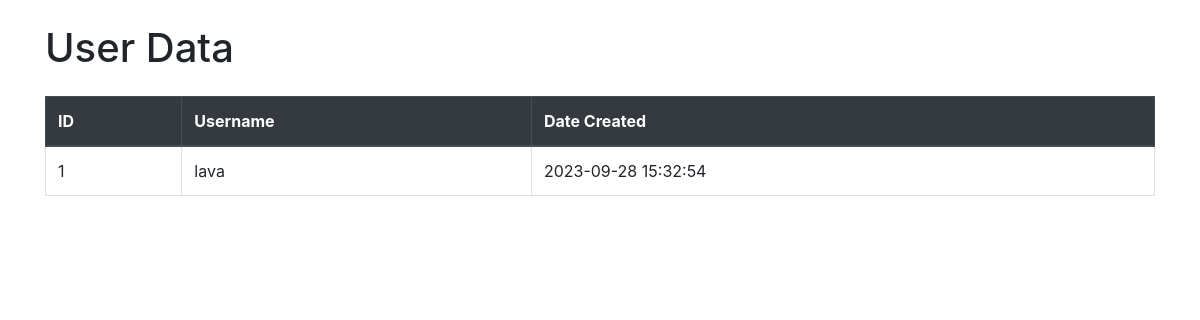
Page /users (signed in) on the earlier database version.
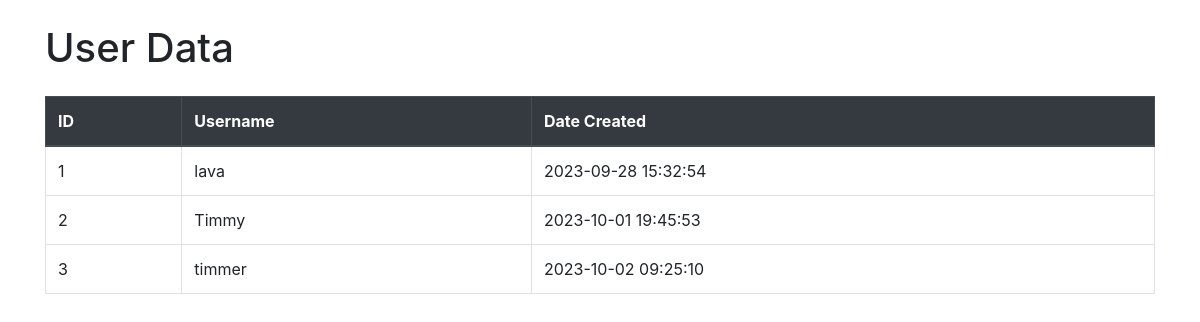
Same page on the later database version.
### app.py (models this page shows, shortened)
class User(db.Model):
    id = db.Column(db.Integer, primary_key=True)
    username = db.Column(db.String(100), unique=True, nullable=False)
    password = db.Column(db.String(100), nullable=False)
    date_created = db.Column(db.DateTime, default=datetime.utcnow)

### app.py (the view)
@app.route('/users')
def list_users():
    if 'logged_in' in session and session['logged_in']:
        users = User.query.all()
        return render_template('users.html', users=users)
    else:
        return render_template("login.html")

### templates/users.html (shortened to what this page needs)
<!DOCTYPE html>
<html lang="en">
<head>
    <link rel="stylesheet" href="https://maxcdn.bootstrapcdn.com/bootstrap/4.5.2/css/bootstrap.min.css">
</head>
<body>
    <div class="container">
        <h1 class="my-4">User Data</h1>
        <table class="table table-bordered table-hover">
            <thead class="thead-dark">
                <tr>
                    <th>ID</th>
                    <th>Username</th>
                    <th>Date Created</th>
                </tr>
            </thead>
            <tbody>
                {% for user in users %}
                <tr>
                    <td>{{ user.id }}</td>
                    <td>{{ user.username }}</td>
                    <td>{{ user.date_created.strftime('%Y-%m-%d %H:%M:%S') }}</td>
                </tr>
                {% endfor %}
            </tbody>
        </table>
    </div>

Differences in the rows shown:
added User: id "2", username "Timmy", date_created "2023-10-01 19:45:53"
added User: id "3", username "timmer", date_created "2023-10-02 09:25:10"
